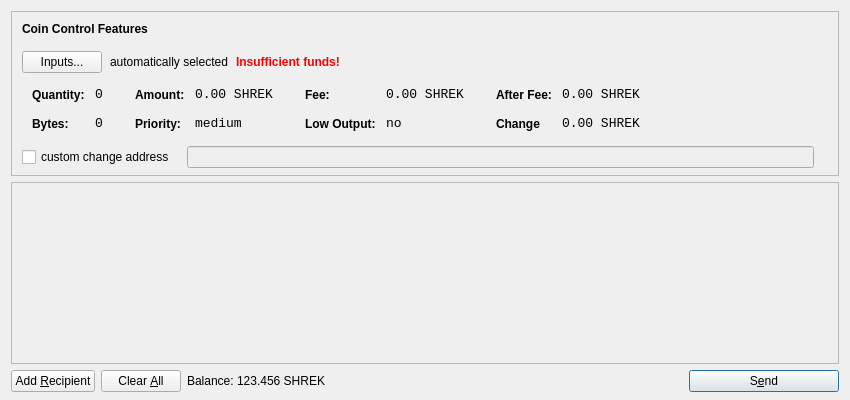
<?xml version="1.0" encoding="UTF-8"?>
<ui version="4.0">
 <class>SendCoinsDialog</class>
 <widget class="QDialog" name="SendCoinsDialog">
  <property name="geometry">
   <rect>
    <x>0</x>
    <y>0</y>
    <width>850</width>
    <height>400</height>
   </rect>
  </property>
  <property name="windowTitle">
   <string>Send Coins</string>
  </property>
  <layout class="QVBoxLayout" name="verticalLayout" stretch="0,1,0">
   <property name="bottomMargin">
    <number>8</number>
   </property>
   <item>
    <widget class="QFrame" name="frameCoinControl">
     <property name="sizePolicy">
      <sizepolicy hsizetype="Expanding" vsizetype="Expanding">
       <horstretch>0</horstretch>
       <verstretch>0</verstretch>
      </sizepolicy>
     </property>
     <property name="maximumSize">
      <size>
       <width>16777215</width>
       <height>16777215</height>
      </size>
     </property>
     <property name="frameShape">
      <enum>QFrame::StyledPanel</enum>
     </property>
     <property name="frameShadow">
      <enum>QFrame::Sunken</enum>
     </property>
     <layout class="QVBoxLayout" name="verticalLayoutCoinControl2">
      <property name="spacing">
       <number>-1</number>
      </property>
      <property name="leftMargin">
       <number>0</number>
      </property>
      <property name="topMargin">
       <number>0</number>
      </property>
      <property name="rightMargin">
       <number>0</number>
      </property>
      <property name="bottomMargin">
       <number>6</number>
      </property>
      <item>
       <layout class="QVBoxLayout" name="verticalLayoutCoinControl" stretch="0,0,0,0,1">
        <property name="spacing">
         <number>0</number>
        </property>
        <property name="leftMargin">
         <number>10</number>
        </property>
        <property name="topMargin">
         <number>10</number>
        </property>
        <item>
         <layout class="QHBoxLayout" name="horizontalLayoutCoinControl1">
          <property name="bottomMargin">
           <number>15</number>
          </property>
          <item>
           <widget class="QLabel" name="labelCoinControlFeatures">
            <property name="sizePolicy">
             <sizepolicy hsizetype="Preferred" vsizetype="Maximum">
              <horstretch>0</horstretch>
              <verstretch>0</verstretch>
             </sizepolicy>
            </property>
            <property name="font">
             <font>
              <weight>75</weight>
              <bold>true</bold>
             </font>
            </property>
            <property name="styleSheet">
             <string notr="true">font-weight:bold;</string>
            </property>
            <property name="text">
             <string>Coin Control Features</string>
            </property>
           </widget>
          </item>
         </layout>
        </item>
        <item>
         <layout class="QHBoxLayout" name="horizontalLayoutCoinControl2" stretch="0,0,0,0">
          <property name="spacing">
           <number>8</number>
          </property>
          <property name="bottomMargin">
           <number>10</number>
          </property>
          <item>
           <widget class="QPushButton" name="pushButtonCoinControl">
            <property name="styleSheet">
             <string notr="true"/>
            </property>
            <property name="text">
             <string>Inputs...</string>
            </property>
           </widget>
          </item>
          <item>
           <widget class="QLabel" name="labelCoinControlAutomaticallySelected">
            <property name="text">
             <string>automatically selected</string>
            </property>
            <property name="margin">
             <number>5</number>
            </property>
           </widget>
          </item>
          <item>
           <widget class="QLabel" name="labelCoinControlInsuffFunds">
            <property name="font">
             <font>
              <weight>75</weight>
              <bold>true</bold>
             </font>
            </property>
            <property name="styleSheet">
             <string notr="true">color:red;font-weight:bold;</string>
            </property>
            <property name="text">
             <string>Insufficient funds!</string>
            </property>
            <property name="margin">
             <number>5</number>
            </property>
           </widget>
          </item>
          <item>
           <spacer name="horizontalSpacerCoinControl">
            <property name="orientation">
             <enum>Qt::Horizontal</enum>
            </property>
            <property name="sizeHint" stdset="0">
             <size>
              <width>40</width>
              <height>1</height>
             </size>
            </property>
           </spacer>
          </item>
         </layout>
        </item>
        <item>
         <widget class="QWidget" name="widgetCoinControl" native="true">
          <property name="sizePolicy">
           <sizepolicy hsizetype="Preferred" vsizetype="Preferred">
            <horstretch>0</horstretch>
            <verstretch>0</verstretch>
           </sizepolicy>
          </property>
          <property name="minimumSize">
           <size>
            <width>0</width>
            <height>0</height>
           </size>
          </property>
          <property name="styleSheet">
           <string notr="true"/>
          </property>
          <layout class="QHBoxLayout" name="horizontalLayoutCoinControl5">
           <property name="margin">
            <number>0</number>
           </property>
           <item>
            <layout class="QHBoxLayout" name="horizontalLayoutCoinControl3" stretch="0,0,0,1">
             <property name="spacing">
              <number>20</number>
             </property>
             <property name="topMargin">
              <number>0</number>
             </property>
             <property name="bottomMargin">
              <number>10</number>
             </property>
             <item>
              <layout class="QFormLayout" name="formLayoutCoinControl1">
               <property name="horizontalSpacing">
                <number>10</number>
               </property>
               <property name="verticalSpacing">
                <number>14</number>
               </property>
               <property name="leftMargin">
                <number>10</number>
               </property>
               <property name="topMargin">
                <number>4</number>
               </property>
               <property name="rightMargin">
                <number>6</number>
               </property>
               <item row="0" column="0">
                <widget class="QLabel" name="labelCoinControlQuantityText">
                 <property name="styleSheet">
                  <string notr="true">font-weight:bold;</string>
                 </property>
                 <property name="text">
                  <string>Quantity:</string>
                 </property>
                 <property name="margin">
                  <number>0</number>
                 </property>
                </widget>
               </item>
               <item row="0" column="1">
                <widget class="QLabel" name="labelCoinControlQuantity">
                 <property name="font">
                  <font>
                   <family>Monospace</family>
                   <pointsize>10</pointsize>
                  </font>
                 </property>
                 <property name="cursor">
                  <cursorShape>IBeamCursor</cursorShape>
                 </property>
                 <property name="contextMenuPolicy">
                  <enum>Qt::ActionsContextMenu</enum>
                 </property>
                 <property name="text">
                  <string>0</string>
                 </property>
                 <property name="margin">
                  <number>0</number>
                 </property>
                 <property name="textInteractionFlags">
                  <set>Qt::LinksAccessibleByMouse|Qt::TextSelectableByKeyboard|Qt::TextSelectableByMouse</set>
                 </property>
                </widget>
               </item>
               <item row="1" column="0">
                <widget class="QLabel" name="labelCoinControlBytesText">
                 <property name="styleSheet">
                  <string notr="true">font-weight:bold;</string>
                 </property>
                 <property name="text">
                  <string>Bytes:</string>
                 </property>
                </widget>
               </item>
               <item row="1" column="1">
                <widget class="QLabel" name="labelCoinControlBytes">
                 <property name="font">
                  <font>
                   <family>Monospace</family>
                   <pointsize>10</pointsize>
                  </font>
                 </property>
                 <property name="cursor">
                  <cursorShape>IBeamCursor</cursorShape>
                 </property>
                 <property name="contextMenuPolicy">
                  <enum>Qt::ActionsContextMenu</enum>
                 </property>
                 <property name="text">
                  <string>0</string>
                 </property>
                 <property name="textInteractionFlags">
                  <set>Qt::LinksAccessibleByMouse|Qt::TextSelectableByKeyboard|Qt::TextSelectableByMouse</set>
                 </property>
                </widget>
               </item>
              </layout>
             </item>
             <item>
              <layout class="QFormLayout" name="formLayoutCoinControl2">
               <property name="horizontalSpacing">
                <number>10</number>
               </property>
               <property name="verticalSpacing">
                <number>14</number>
               </property>
               <property name="leftMargin">
                <number>6</number>
               </property>
               <property name="topMargin">
                <number>4</number>
               </property>
               <property name="rightMargin">
                <number>6</number>
               </property>
               <item row="0" column="0">
                <widget class="QLabel" name="labelCoinControlAmountText">
                 <property name="styleSheet">
                  <string notr="true">font-weight:bold;</string>
                 </property>
                 <property name="text">
                  <string>Amount:</string>
                 </property>
                 <property name="margin">
                  <number>0</number>
                 </property>
                </widget>
               </item>
               <item row="0" column="1">
                <widget class="QLabel" name="labelCoinControlAmount">
                 <property name="font">
                  <font>
                   <family>Monospace</family>
                   <pointsize>10</pointsize>
                  </font>
                 </property>
                 <property name="cursor">
                  <cursorShape>IBeamCursor</cursorShape>
                 </property>
                 <property name="contextMenuPolicy">
                  <enum>Qt::ActionsContextMenu</enum>
                 </property>
                 <property name="text">
                  <string>0.00 SHREK</string>
                 </property>
                 <property name="textInteractionFlags">
                  <set>Qt::LinksAccessibleByMouse|Qt::TextSelectableByKeyboard|Qt::TextSelectableByMouse</set>
                 </property>
                </widget>
               </item>
               <item row="1" column="0">
                <widget class="QLabel" name="labelCoinControlPriorityText">
                 <property name="styleSheet">
                  <string notr="true">font-weight:bold;</string>
                 </property>
                 <property name="text">
                  <string>Priority:</string>
                 </property>
                </widget>
               </item>
               <item row="1" column="1">
                <widget class="QLabel" name="labelCoinControlPriority">
                 <property name="font">
                  <font>
                   <family>Monospace</family>
                   <pointsize>10</pointsize>
                  </font>
                 </property>
                 <property name="cursor">
                  <cursorShape>IBeamCursor</cursorShape>
                 </property>
                 <property name="contextMenuPolicy">
                  <enum>Qt::ActionsContextMenu</enum>
                 </property>
                 <property name="text">
                  <string>medium</string>
                 </property>
                 <property name="textInteractionFlags">
                  <set>Qt::LinksAccessibleByMouse|Qt::TextSelectableByKeyboard|Qt::TextSelectableByMouse</set>
                 </property>
                </widget>
               </item>
              </layout>
             </item>
             <item>
              <layout class="QFormLayout" name="formLayoutCoinControl3">
               <property name="horizontalSpacing">
                <number>10</number>
               </property>
               <property name="verticalSpacing">
                <number>14</number>
               </property>
               <property name="leftMargin">
                <number>6</number>
               </property>
               <property name="topMargin">
                <number>4</number>
               </property>
               <property name="rightMargin">
                <number>6</number>
               </property>
               <item row="0" column="0">
                <widget class="QLabel" name="labelCoinControlFeeText">
                 <property name="styleSheet">
                  <string notr="true">font-weight:bold;</string>
                 </property>
                 <property name="text">
                  <string>Fee:</string>
                 </property>
                 <property name="margin">
                  <number>0</number>
                 </property>
                </widget>
               </item>
               <item row="0" column="1">
                <widget class="QLabel" name="labelCoinControlFee">
                 <property name="font">
                  <font>
                   <family>Monospace</family>
                   <pointsize>10</pointsize>
                  </font>
                 </property>
                 <property name="cursor">
                  <cursorShape>IBeamCursor</cursorShape>
                 </property>
                 <property name="contextMenuPolicy">
                  <enum>Qt::ActionsContextMenu</enum>
                 </property>
                 <property name="text">
                  <string>0.00 SHREK</string>
                 </property>
                 <property name="textInteractionFlags">
                  <set>Qt::LinksAccessibleByMouse|Qt::TextSelectableByKeyboard|Qt::TextSelectableByMouse</set>
                 </property>
                </widget>
               </item>
               <item row="1" column="0">
                <widget class="QLabel" name="labelCoinControlLowOutputText">
                 <property name="styleSheet">
                  <string notr="true">font-weight:bold;</string>
                 </property>
                 <property name="text">
                  <string>Low Output:</string>
                 </property>
                </widget>
               </item>
               <item row="1" column="1">
                <widget class="QLabel" name="labelCoinControlLowOutput">
                 <property name="font">
                  <font>
                   <family>Monospace</family>
                   <pointsize>10</pointsize>
                  </font>
                 </property>
                 <property name="cursor">
                  <cursorShape>IBeamCursor</cursorShape>
                 </property>
                 <property name="contextMenuPolicy">
                  <enum>Qt::ActionsContextMenu</enum>
                 </property>
                 <property name="text">
                  <string>no</string>
                 </property>
                 <property name="textInteractionFlags">
                  <set>Qt::LinksAccessibleByMouse|Qt::TextSelectableByKeyboard|Qt::TextSelectableByMouse</set>
                 </property>
                </widget>
               </item>
              </layout>
             </item>
             <item>
              <layout class="QFormLayout" name="formLayoutCoinControl4">
               <property name="horizontalSpacing">
                <number>10</number>
               </property>
               <property name="verticalSpacing">
                <number>14</number>
               </property>
               <property name="leftMargin">
                <number>6</number>
               </property>
               <property name="topMargin">
                <number>4</number>
               </property>
               <property name="rightMargin">
                <number>6</number>
               </property>
               <item row="0" column="0">
                <widget class="QLabel" name="labelCoinControlAfterFeeText">
                 <property name="styleSheet">
                  <string notr="true">font-weight:bold;</string>
                 </property>
                 <property name="text">
                  <string>After Fee:</string>
                 </property>
                 <property name="margin">
                  <number>0</number>
                 </property>
                </widget>
               </item>
               <item row="0" column="1">
                <widget class="QLabel" name="labelCoinControlAfterFee">
                 <property name="font">
                  <font>
                   <family>Monospace</family>
                   <pointsize>10</pointsize>
                  </font>
                 </property>
                 <property name="cursor">
                  <cursorShape>IBeamCursor</cursorShape>
                 </property>
                 <property name="contextMenuPolicy">
                  <enum>Qt::ActionsContextMenu</enum>
                 </property>
                 <property name="text">
                  <string>0.00 SHREK</string>
                 </property>
                 <property name="textInteractionFlags">
                  <set>Qt::LinksAccessibleByMouse|Qt::TextSelectableByKeyboard|Qt::TextSelectableByMouse</set>
                 </property>
                </widget>
               </item>
               <item row="1" column="0">
                <widget class="QLabel" name="labelCoinControlChangeText">
                 <property name="styleSheet">
                  <string notr="true">font-weight:bold;</string>
                 </property>
                 <property name="text">
                  <string>Change</string>
                 </property>
                </widget>
               </item>
               <item row="1" column="1">
                <widget class="QLabel" name="labelCoinControlChange">
                 <property name="font">
                  <font>
                   <family>Monospace</family>
                   <pointsize>10</pointsize>
                  </font>
                 </property>
                 <property name="cursor">
                  <cursorShape>IBeamCursor</cursorShape>
                 </property>
                 <property name="contextMenuPolicy">
                  <enum>Qt::ActionsContextMenu</enum>
                 </property>
                 <property name="text">
                  <string>0.00 SHREK</string>
                 </property>
                 <property name="textInteractionFlags">
                  <set>Qt::LinksAccessibleByMouse|Qt::TextSelectableByKeyboard|Qt::TextSelectableByMouse</set>
                 </property>
                </widget>
               </item>
              </layout>
             </item>
            </layout>
           </item>
          </layout>
         </widget>
        </item>
        <item>
         <layout class="QHBoxLayout" name="horizontalLayoutCoinControl4" stretch="0,0,0">
          <property name="spacing">
           <number>12</number>
          </property>
          <property name="sizeConstraint">
           <enum>QLayout::SetDefaultConstraint</enum>
          </property>
          <property name="topMargin">
           <number>5</number>
          </property>
          <property name="rightMargin">
           <number>5</number>
          </property>
          <item>
           <widget class="QCheckBox" name="checkBoxCoinControlChange">
            <property name="text">
             <string>custom change address</string>
            </property>
           </widget>
          </item>
          <item>
           <widget class="QLineEdit" name="lineEditCoinControlChange">
            <property name="enabled">
             <bool>false</bool>
            </property>
            <property name="sizePolicy">
             <sizepolicy hsizetype="Expanding" vsizetype="Fixed">
              <horstretch>0</horstretch>
              <verstretch>0</verstretch>
             </sizepolicy>
            </property>
           </widget>
          </item>
          <item>
           <widget class="QLabel" name="labelCoinControlChangeLabel">
            <property name="sizePolicy">
             <sizepolicy hsizetype="Preferred" vsizetype="Expanding">
              <horstretch>0</horstretch>
              <verstretch>0</verstretch>
             </sizepolicy>
            </property>
            <property name="minimumSize">
             <size>
              <width>0</width>
              <height>0</height>
             </size>
            </property>
            <property name="text">
             <string/>
            </property>
            <property name="margin">
             <number>3</number>
            </property>
           </widget>
          </item>
         </layout>
        </item>
        <item>
         <spacer name="verticalSpacerCoinControl">
          <property name="orientation">
           <enum>Qt::Vertical</enum>
          </property>
          <property name="sizeHint" stdset="0">
           <size>
            <width>800</width>
            <height>1</height>
           </size>
          </property>
         </spacer>
        </item>
       </layout>
      </item>
     </layout>
    </widget>
   </item>
   <item>
    <widget class="QScrollArea" name="scrollArea">
     <property name="widgetResizable">
      <bool>true</bool>
     </property>
     <widget class="QWidget" name="scrollAreaWidgetContents">
      <property name="geometry">
       <rect>
        <x>0</x>
        <y>0</y>
        <width>830</width>
        <height>165</height>
       </rect>
      </property>
      <layout class="QVBoxLayout" name="verticalLayout_2">
       <property name="margin">
        <number>0</number>
       </property>
       <item>
        <layout class="QVBoxLayout" name="entries">
         <property name="spacing">
          <number>6</number>
         </property>
        </layout>
       </item>
       <item>
        <spacer name="verticalSpacer">
         <property name="orientation">
          <enum>Qt::Vertical</enum>
         </property>
         <property name="sizeHint" stdset="0">
          <size>
           <width>20</width>
           <height>40</height>
          </size>
         </property>
        </spacer>
       </item>
      </layout>
     </widget>
    </widget>
   </item>
   <item>
    <layout class="QHBoxLayout" name="horizontalLayout">
     <item>
      <widget class="QPushButton" name="addButton">
       <property name="toolTip">
        <string>Send to multiple recipients at once</string>
       </property>
       <property name="text">
        <string>Add &amp;Recipient</string>
       </property>
       <property name="icon">
        <iconset resource="../bitcoin.qrc">
         <normaloff>:/icons/add</normaloff>:/icons/add</iconset>
       </property>
       <property name="autoDefault">
        <bool>false</bool>
       </property>
      </widget>
     </item>
     <item>
      <widget class="QPushButton" name="clearButton">
       <property name="sizePolicy">
        <sizepolicy hsizetype="Minimum" vsizetype="Fixed">
         <horstretch>0</horstretch>
         <verstretch>0</verstretch>
        </sizepolicy>
       </property>
       <property name="toolTip">
        <string>Remove all transaction fields</string>
       </property>
       <property name="text">
        <string>Clear &amp;All</string>
       </property>
       <property name="icon">
        <iconset resource="../bitcoin.qrc">
         <normaloff>:/icons/remove</normaloff>:/icons/remove</iconset>
       </property>
       <property name="autoRepeatDelay">
        <number>300</number>
       </property>
       <property name="autoDefault">
        <bool>false</bool>
       </property>
      </widget>
     </item>
     <item>
      <layout class="QHBoxLayout" name="horizontalLayout_2">
       <property name="spacing">
        <number>3</number>
       </property>
       <item>
        <widget class="QLabel" name="label">
         <property name="sizePolicy">
          <sizepolicy hsizetype="Preferred" vsizetype="Fixed">
           <horstretch>0</horstretch>
           <verstretch>0</verstretch>
          </sizepolicy>
         </property>
         <property name="text">
          <string>Balance:</string>
         </property>
        </widget>
       </item>
       <item>
        <widget class="QLabel" name="labelBalance">
         <property name="sizePolicy">
          <sizepolicy hsizetype="Preferred" vsizetype="Fixed">
           <horstretch>0</horstretch>
           <verstretch>0</verstretch>
          </sizepolicy>
         </property>
         <property name="cursor">
          <cursorShape>IBeamCursor</cursorShape>
         </property>
         <property name="text">
          <string>123.456 SHREK</string>
         </property>
         <property name="textInteractionFlags">
          <set>Qt::LinksAccessibleByMouse|Qt::TextSelectableByKeyboard|Qt::TextSelectableByMouse</set>
         </property>
        </widget>
       </item>
      </layout>
     </item>
     <item>
      <spacer name="horizontalSpacer">
       <property name="orientation">
        <enum>Qt::Horizontal</enum>
       </property>
       <property name="sizeHint" stdset="0">
        <size>
         <width>40</width>
         <height>20</height>
        </size>
       </property>
      </spacer>
     </item>
     <item>
      <widget class="QPushButton" name="sendButton">
       <property name="minimumSize">
        <size>
         <width>150</width>
         <height>0</height>
        </size>
       </property>
       <property name="toolTip">
        <string>Confirm the send action</string>
       </property>
       <property name="text">
        <string>S&amp;end</string>
       </property>
       <property name="icon">
        <iconset resource="../bitcoin.qrc">
         <normaloff>:/icons/send</normaloff>:/icons/send</iconset>
       </property>
       <property name="default">
        <bool>true</bool>
       </property>
      </widget>
     </item>
    </layout>
   </item>
  </layout>
 </widget>
 <resources>
  <include location="../bitcoin.qrc"/>
 </resources>
 <connections/>
</ui>
